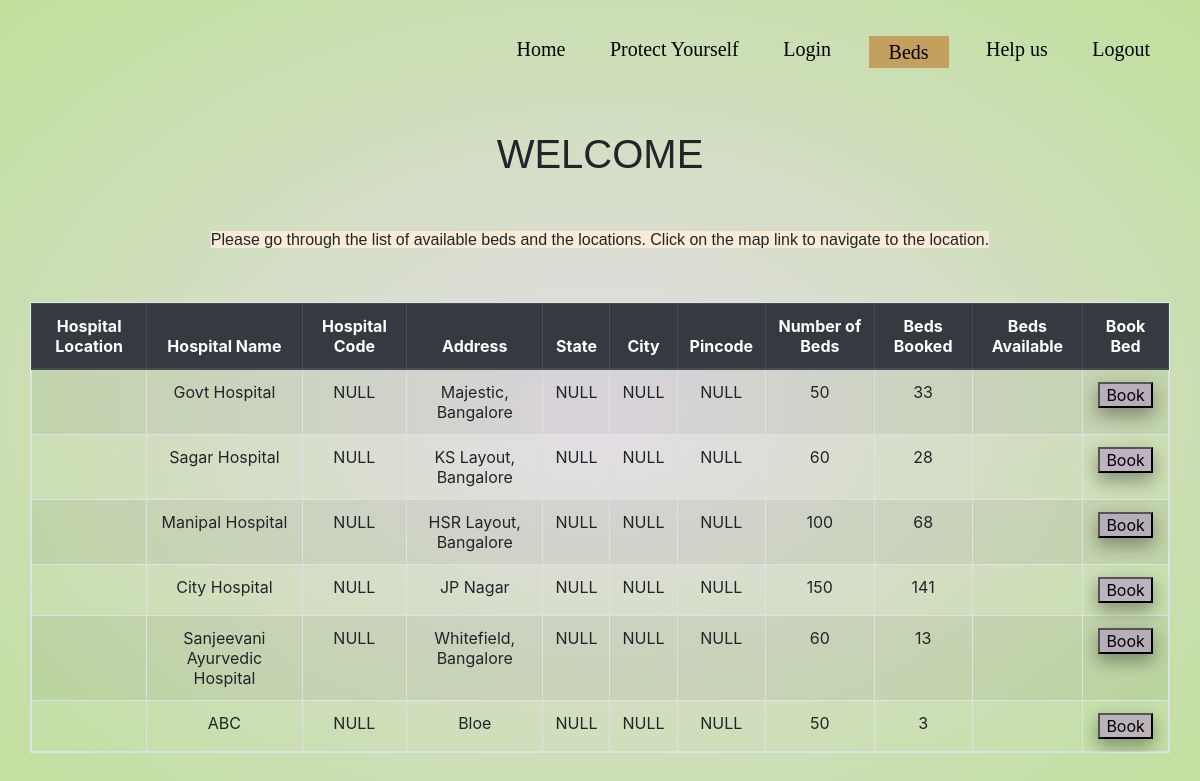
The page /hospitaldetails/ (signed in) on the database its author committed.
### HospitalDetail/models.py (models this page shows, shortened)
class HospitalDetails(models.Model):
    hName = models.CharField(max_length=100, default='NULL')
    hCode = models.CharField(max_length=10, default='NULL')
    hAddress = models.CharField(max_length=200, default='NULL')
    hState = models.CharField(max_length=50, default="NULL")
    hCity = models.CharField(max_length=50, default="NULL")
    hPincode = models.CharField(max_length=50, default="NULL")
    hTotalNumBed = models.IntegerField(default=-1)
    hBedBooked = models.IntegerField(default=0)

### LoginPage/views.py (the view)
# urls.py: path('hospitaldetails/', displayHDetails),
@login_required(login_url='/login/')
def displayHDetails(request):
    datas = HospitalDetails.objects.all()
    return render(request, 'LoginPage/beds.html', {'data': datas})

### LoginPage/templates/LoginPage/beds.html (shortened to what this page needs)
{% load static %}
<html>
    <head>
        <link rel="stylesheet" href="{% static 'LoginPage/beds.css' %}">
        <link rel="stylesheet" href="https://stackpath.bootstrapcdn.com/bootstrap/4.4.1/css/bootstrap.min.css">
    </head>
    <body class="wid">
        <header>
            <div >
                <ul class="nav-menu">
                    <li><a href = "/homepage/">Home</a></li>
                    <li><a href = "/protectyourself/">Protect Yourself</a></li>
                    <li><a href = "/login/">Login</a></li>
                    <li class="btn"><a href = "/hospitaldetails/">Beds</a></li>
                    <li><a href = "/helpus/">Help us</a></li>
                    <li><a href = "/logout/">Logout</a></li>
                </ul>
            </div>
        </header>
        <main>
            <center>  <h1> WELCOME </h1> </center>
            <div class="description">
                <span>Please go through the list of available beds and the locations. Click on the map link to navigate to the location.</span>
            </div>
            <div class="row justify-content-center">
                <div class="col-auto">
                <table class="table table-responsive table-striped table-bordered">
                    <thead class="thead-dark">
                        <tr>
                            <th>Hospital Location</th>
                            <th>Hospital Name</th>
                            <th>Hospital Code</th>
                            <th>Address</th>
                            <th>State</th>
                            <th>City</th>
                            <th>Pincode</th>
                            <th>Number of Beds</th>
                            <th>Beds Booked</th>
                            <th>Beds Available</th>
                            <th>Book Bed</th>
                        </tr>
                    </thead>
                    <tbody>
                        {% for d in data %}
                        <tr class="abc">
                            <td class="row-data">{{i.map}}</td>
                            <td class="row-data">{{d.hName}}</td>
                            <td class="row-data">{{d.hCode}}</td>
                            <td class="row-data">{{d.hAddress}}</td>
                            <td class="row-data">{{d.hState}}</td>
                            <td class="row-data">{{d.hCity}}</td>
                            <td class="row-data">{{d.hPincode}}</td>
                            <td class="row-data">{{d.hTotalNumBed}}</td>
                            <td class="row-data">{{d.hBedBooked}}</td>
                            <td class="row-data"></td>
                            <td class="row-data"><button onclick="document.getElementById('booking').style.display='block'; disable();show(); " class="button" >Book</button></td>
                        </tr>
                        {% endfor %}
                    </tbody>
                </table>
            </div>
            </div>
            <br/>
            <br/>
        </main>
    </body>

### LoginPage/static/LoginPage/beds.css (style rules this page uses)
body { background: radial-gradient(rgba(162, 137, 172, 0.288),rgba(156, 206, 98, 0.644)); }
center { font-family: sans-serif; font-size: x-large; font-weight:bold; margin: 50px auto; }
.description { font-family:'Franklin Gothic Medium', 'Arial Narrow', Arial, sans-serif; text-align: center; margin: 0 auto; }
.description span { background-color: antiquewhite; }
.table { margin: 50px auto; }
header { height: 10%; }
.nav-menu { float: right; list-style:none; margin-top:30px; }
.nav-menu li { display:inline-block; }
.nav-menu li a { color: rgb(0, 0, 0); text-decoration: rgb(54, 49, 36); padding: 5px 20px; font-family: "Verdana", "sans-serif"; font-size: 20px; }
.btn a { border:solid; border:white; background-color:rgb(196, 160, 95); }
.button { background-color: rgba(174, 125, 206, 0.452); box-shadow: 0 8px 16px 0 rgba(0,0,0,0.2), 0 6px 20px 0 rgba(0,0,0,0.19); }
.table tr td { text-align:center; }
.table tr { text-align: center; }
.wid { margin: 0 auto; width: 95%; max-width: 1700px; }

### rows shown on the page
HospitalDetails: hName "Govt Hospital", hCode "NULL", hAddress "Majestic, Bangalore", hState "NULL", hCity "NULL", hPincode "NULL", hTotalNumBed "50", hBedBooked "33"
HospitalDetails: hName "Sagar Hospital", hCode "NULL", hAddress "KS Layout, Bangalore", hState "NULL", hCity "NULL", hPincode "NULL", hTotalNumBed "60", hBedBooked "28"
HospitalDetails: hName "Manipal Hospital", hCode "NULL", hAddress "HSR Layout, Bangalore", hState "NULL", hCity "NULL", hPincode "NULL", hTotalNumBed "100", hBedBooked "68"
HospitalDetails: hName "City Hospital", hCode "NULL", hAddress "JP Nagar", hState "NULL", hCity "NULL", hPincode "NULL", hTotalNumBed "150", hBedBooked "141"
HospitalDetails: hName "Sanjeevani Ayurvedic Hospital", hCode "NULL", hAddress "Whitefield, Bangalore", hState "NULL", hCity "NULL", hPincode "NULL", hTotalNumBed "60", hBedBooked "13"
HospitalDetails: hName "ABC", hCode "NULL", hAddress "Bloe", hState "NULL", hCity "NULL", hPincode "NULL", hTotalNumBed "50", hBedBooked "3"
